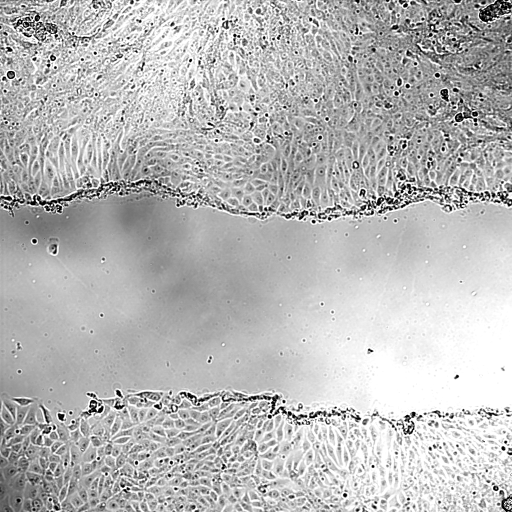
#> input picture final_project/DIC_SN_15_L10_Sum00.tif, 1024 x 1024 px (shown at 1/2 size)
$ jupyter execute --allow-errors 'High Frequency Segmentation.ipynb'
#> lines starting #> are read from the running program, lines starting #| are printed output that depends on the picture; after the words box and inside, x2 and y2 are one past the last pixel; in counts of white or black regions, pixels touching at a corner belong together
### final_project/impavi.py
"""
# impavi
I built a Python module with useful functions for Image Processing and Artificial Vision.
 The impavi module is named using the initials (IM)age (P)rocessing and (A)rtificial (VI)sion.

You'll find some simple functions such as impavi.luminance(rgb) and impavi.equalize(im,plot=False)
There are more complex algorithms like Floyd-Steinbeirg (FS) algorithm for error compensation
and the implementation of a Kirsch Compass filter.

If the module is useful to you feel free to
share it citing "Ignacio Cordova Pou; https://github.com/ignaciocordova"
"""

import numpy as np
import matplotlib.pyplot as plt
import scipy
from scipy import signal
import skimage
from scipy.ndimage.measurements import histogram
from skimage.filters.rank import entropy
from sklearn.cluster import KMeans
from scipy import ndimage


# [97 lines left out: functions luminance, equalize, high_pass_filter, not called in this run]

def low_pass_filter(im,radius,plot=False):
    """
    Applies a low pass filter to an image.

    Inputs: gray-scale image and radius of the filter and plot flag
    Output: low pass filtered image
    """
    im_tf = np.fft.fftshift(np.fft.fft2(im))
    #build Laplacian Filter
    u, v = np.meshgrid(np.linspace(-1, 1, im.shape[0]), np.linspace(-1, 1, im.shape[1]))
    lf = u**2 + v**2
    #sharp cut-off
    circ = lf<radius

    im1 = np.abs(np.fft.ifft2(im_tf*circ))

    if plot:
        plt.figure(constrained_layout=True,figsize=(7,7))
        plt.subplot(121)
        plt.imshow(im,cmap='gray')
        plt.title('Original')
        plt.axis('off')
        plt.subplot(122)
        plt.imshow(im1,cmap='gray')
        plt.title('Laplacian Filter')
        plt.axis('off')

    return im1


# [54 lines left out: functions median_filters, FS, not called in this run]


def otsu_filter(im,plot=False):
    """
    Applies an Otsu threshold to an image.

    Inputs: gray-scale image and plot flag
    Output: Otsu filtered image
    """
    otsu = im>skimage.filters.threshold_otsu(im)
    if plot:
        plt.figure(constrained_layout=True,figsize=(7,7))
        plt.subplot(121)
        plt.imshow(im,cmap='gray')
        plt.title('Original')
        plt.axis('off')
        plt.subplot(122)
        plt.imshow(otsu,cmap='gray')
        plt.title('Otsu Filter')
        plt.axis('off')
    return otsu


# [100 lines left out: functions JJN, kirsch_compass_kernel, color_reduction, not called in this run]


def apply_kmeans(im,k,plot=False):
    """
    Applies k-means clustering to an image and automatically selects the largest cluster.

    Inputs: gray-scale image and number of clusters and plot flag
    Output: largest cluster
    """
    dataK = im.reshape(im.shape[0]*im.shape[1],1)
    kmn = KMeans(n_clusters=k, init='k-means++',random_state=0).fit(dataK)
    # a label (0 to k) is assigned to each sample (row)
    labels = kmn.predict(dataK)

    # from 1d-array to 2d-array
    imRes = np.reshape(labels, [im.shape[0], im.shape[1]])

    ref = 0

    for label in range(k):
        cluster_size = np.count_nonzero(imRes==label)
        if cluster_size>ref:
            ref = cluster_size
            final_res = imRes==label

    if plot:
        plt.figure(constrained_layout=True,figsize=(11,11))
        plt.subplot(121)
        plt.imshow(im,cmap='gray')
        plt.title('Input')
        plt.axis('off')
        plt.subplot(122)
        plt.imshow(imRes,cmap='gray')
        plt.title('Largest K-means cluster')
        plt.axis('off')

    return 1-final_res


"""
The following functions were specially built for a project that
you can find in my github.
"""

# [173 lines left out: functions show, hfreq_segmentation, edge_enhanced_segmentation, get_ssim, state_of_the_art, ssim_matrix, not called in this run]

### final_project/High Frequency Segmentation.ipynb
[cell 1]
import numpy as np
import matplotlib.pyplot as plt
import scipy
from scipy import signal
import skimage
from scipy.ndimage.measurements import histogram
from skimage.filters.rank import entropy
from sklearn.cluster import KMeans
from scipy import ndimage
import impavi

[cell 2]
im = plt.imread('DIC_SN_15_L10_Sum00.tif')
#> im is the input picture: shape (1024, 1024); min 0, max 255, mean 184.2
plt.figure(figsize=(3,3))
plt.imshow(im,cmap='gray')

[cell 3]
h = histogram(im,0,255,256)
#> h = 256 values, max 98114 at index 255, min 163 at index 4, mean 4096
hc = np.cumsum(h)/(im.shape[0]*im.shape[1])
#> hc = 256 values from 0.00707 to 1

im_eq = hc[im]
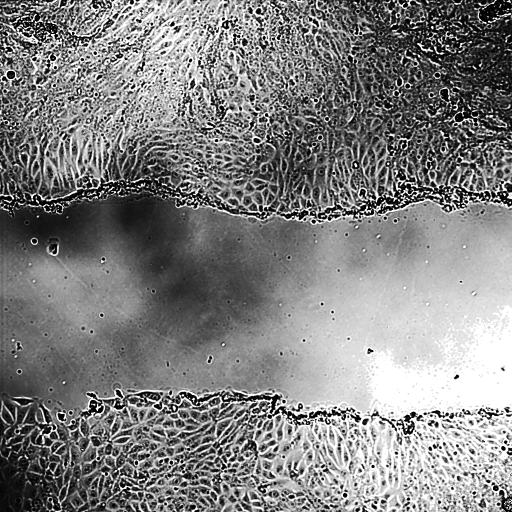
#> im_eq: shape (1024, 1024) float64 (shown at 1/2 size); min 0.00707, max 1, mean 0.507


plt.figure(figsize=(7,7))
plt.subplot(121)
plt.imshow(im[800:,700:],cmap='gray')
plt.subplot(122)
plt.imshow(im_eq[800:,700:],cmap='gray')
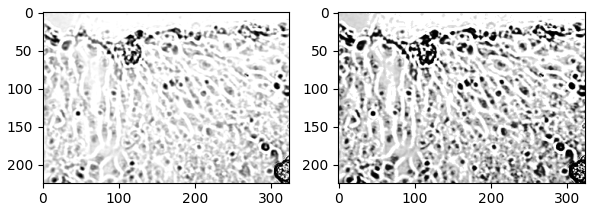
#> figure drawn by matplotlib, 2 panels

[cell 4]
im_tf = np.fft.fftshift(np.fft.fft2(im_eq))
#build Laplacian Filter
u, v = np.meshgrid(np.linspace(-1, 1, im.shape[0]), np.linspace(-1, 1, im.shape[1]))
lf = u**2 + v**2
circ = lf>0.005

im1 = np.abs(np.fft.ifft2(im_tf*circ))

plt.figure(figsize=(21,21))
plt.imshow(im1,cmap='gray')

[cell 5]
#MEDIAN THRESHOLD
# media = scipy.signal.medfilt(im, [mask size])
# ordena los valores de la imagen dentro de mask y coge el del medio
media = scipy.signal.medfilt2d(im1, kernel_size=[11,11])
plt.figure(figsize=(11,11))
plt.imshow(media,cmap='gray')

[cell 6]
# second MEDIAN THRESHOLD
# media = scipy.signal.medfilt(im, [mask size])
# ordena los valores de la imagen dentro de mask y coge el del medio
media2 = scipy.signal.medfilt2d(media, kernel_size=[41,41])
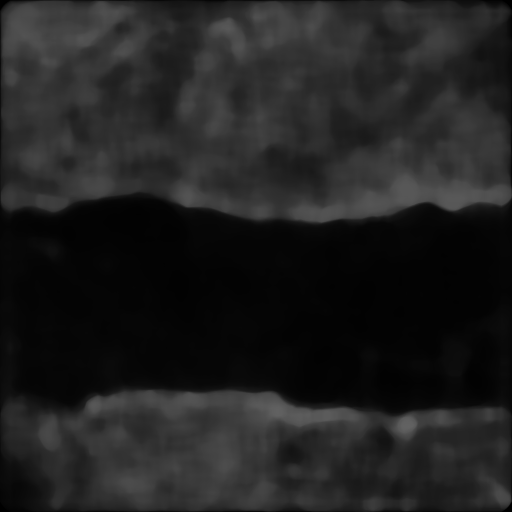
#> media2: shape (1024, 1024) float64 (shown at 1/2 size); min 0, max 0.388, mean 0.129
media3 = scipy.signal.medfilt2d(media2, kernel_size=[21,21])
media4 = scipy.signal.medfilt2d(media3, kernel_size=[21,21])
plt.figure(figsize=(11,11))
plt.imshow(media4,cmap='gray')

[cell 7]
otsu = media2>skimage.filters.threshold_otsu(media2)*0.5
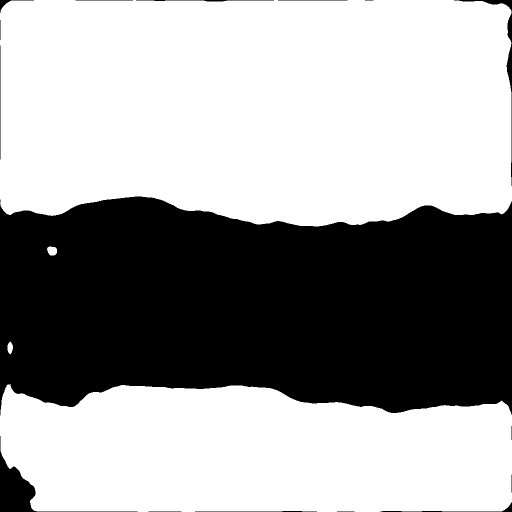
#> otsu: shape (1024, 1024) bool (shown at 1/2 size); 63.1% white; 17 black regions (2 under 20 px), largest, box (x1, y1, x2, y2) and area: (0, 393, 1024, 831) 377016, (0, 872, 275, 1024) 5674, (908, 0, 1024, 372) 1866
plt.figure(figsize=(17,17))
plt.subplot(121)
plt.imshow(media2,cmap='gray')
plt.subplot(122)
plt.imshow(otsu,cmap='gray')

[cell 8]
im_seg = impavi.apply_kmeans(media4,2,plot=True)
#> in apply_kmeans, `imRes = np.reshape(labels, [im.shape[0], im.shape[1]])`:
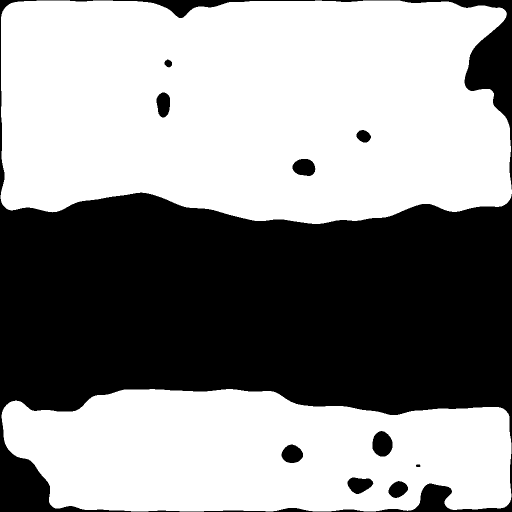
#> imRes: shape (1024, 1024) int32 (shown at 1/2 size); values 0 (black) and 1 (white), 58.2% white; 10 black regions, largest, box (x1, y1, x2, y2) and area: (0, 0, 1024, 1024) 430561, (745, 862, 785, 913) 1596, (585, 318, 631, 352) 1228
#> the loop in apply_kmeans, `for label in range(k):` made 2 passes
#> (cluster_size, ref) on passes 1 to 2: (438539, 438539), (610037, 610037)
#> after the loop in apply_kmeans, `for label in range(k):`: ref = 610037

[cell 9]
final = impavi.low_pass_filter(im_seg,0.00006,plot=False)
#> in low_pass_filter, `im1 = np.abs(np.fft.ifft2(im_tf*circ))`:
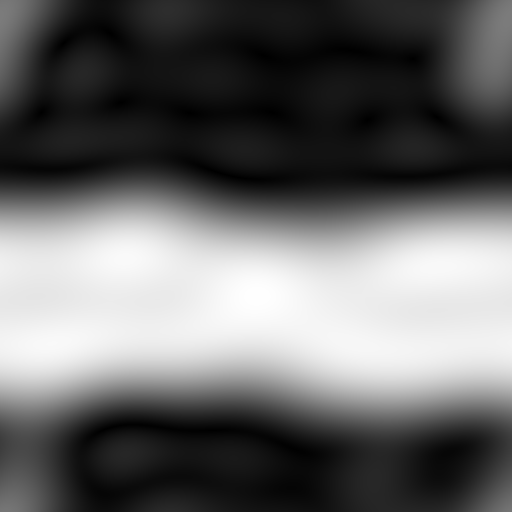
#> im1: shape (1024, 1024) float64 (shown at 1/2 size); min 0.000102, max 1.11, mean 0.448; drawn with min black and max white
final_otsu = impavi.otsu_filter(final,plot=False)
#> in otsu_filter, `otsu = im>skimage.filters.threshold_otsu(im)`:
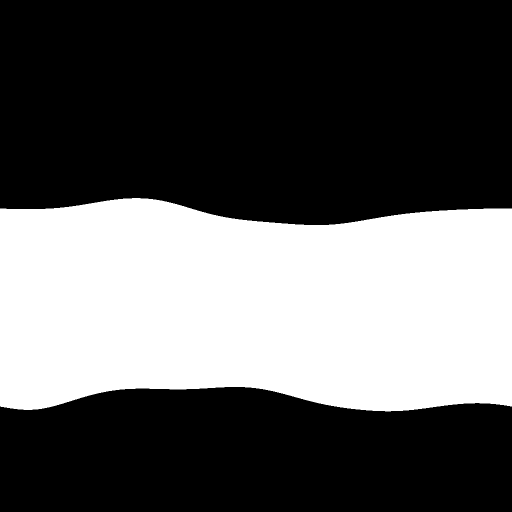
#> otsu: shape (1024, 1024) bool (shown at 1/2 size); 36.6% white; 1 white region, box (x1, y1, x2, y2) and area: (0, 396, 1024, 823) 384051
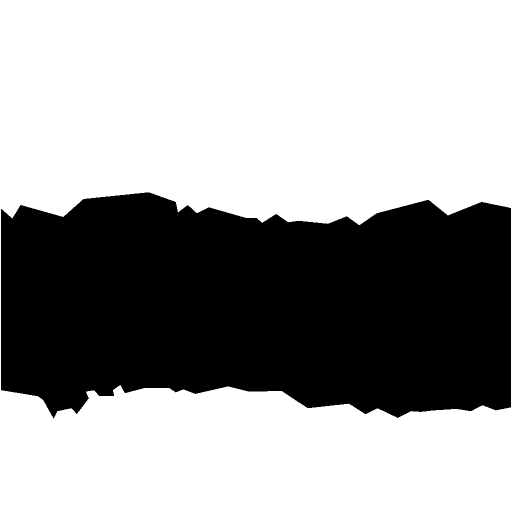
#> input picture final_project/DIC_SN_15_L10_Sum00_manual.png, 1024 x 1024 px (shown at 1/2 size)
plt.figure(figsize=(20,20))
plt.imshow(final_otsu,cmap='gray')

#> (a cell that did not finish here is left out)

[cell 11]
dataK = media2.reshape(media2.shape[0]*media2.shape[1],1)
kmn = KMeans(n_clusters=7, init='k-means++',random_state=0).fit(dataK)
# a label (0 to 4) is assigned to e11ach sample (row)
labels = kmn.predict(dataK)

centroids = kmn.cluster_centers_
#> centroids = [0.0225, 0.263, 0.148, 0.222, 0.317, 0.102, 0.187]
# from 1d-array to 2d-array

[cell 12]
imRes = np.reshape(labels, [media2.shape[0], media2.shape[1]])
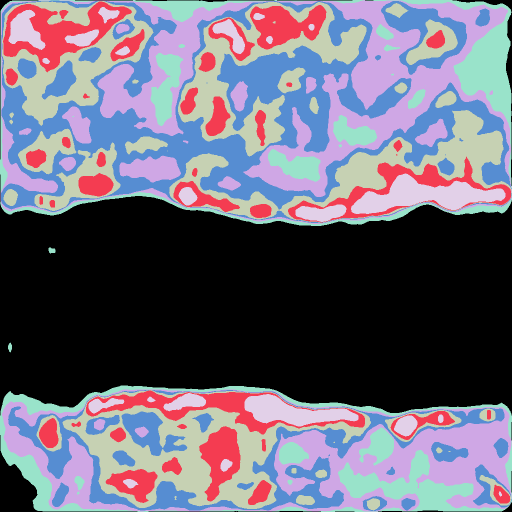
#> imRes: shape (1024, 1024) int32 (shown at 1/2 size); 7 distinct labels, from 0 to 6; one colour per label, 0 black
plt.imshow(imRes)

[cell 13]
plt.imshow(imRes==0,cmap='gray')
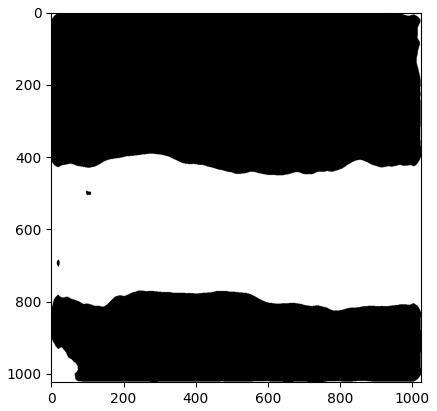
#> figure drawn by matplotlib, 1 panel
